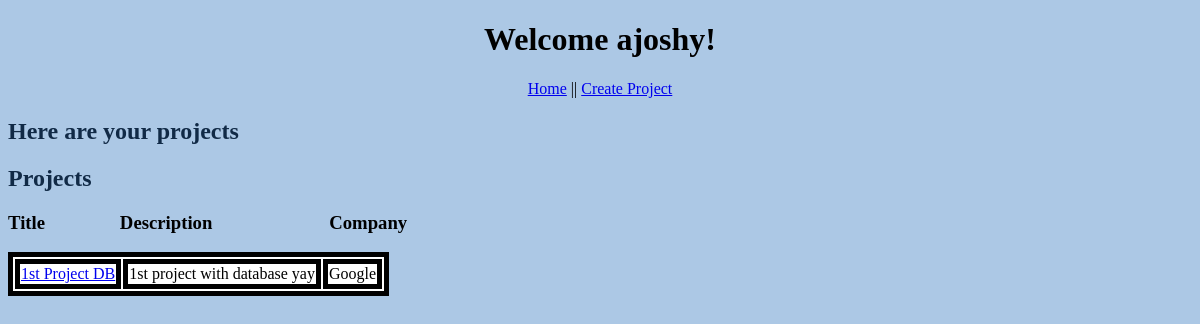
/notes, run on an earlier commit of the app's database.
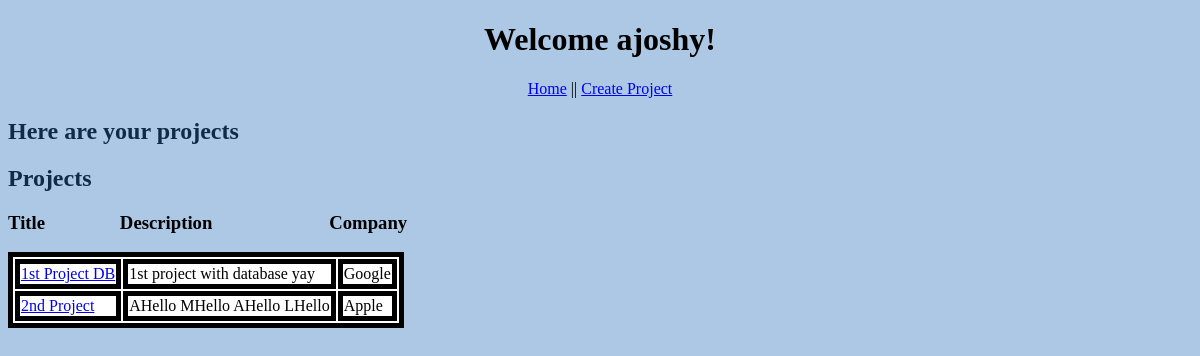
And on a later commit of the database.
### models.py (models this page shows, shortened)
class User(db.Model):
    id = db.Column('id', db.Integer, primary_key = True)
    username = db.Column('username', db.String(20))
    email = db.Column('email', db.String(50))
    password = db.Column('password', db.String(30))

class Project(db.Model):
    id = db.Column('id', db.Integer, primary_key = True)
    title = db.Column('title', db.String(200))
    detail = db.Column('detail', db.String(1000))
    company_name = db.Column('company_name', db.String(100))

### app.py (the view)
@app.route('/')
@app.route('/index')
@app.route('/notes') # can delete this later if needed
def index():
    a_user = db.session.query(User).filter_by(email='ajoshy@uncc.edu').one()
    projects = db.session.query(Project).all()
    return render_template('index.html',user=a_user,user_projects=projects)

### templates/index.html (shortened to what this page needs)
<!DOCTYPE html>
<html lang="en">
    <head>
        <link rel="stylesheet" href="{{ url_for('static', filename='main.css')}}">
    </head>
    <body>
        <h1>Welcome {{user.username}}!</h1>
        <nav>
            <a href="{{ url_for('index') }}">Home</a> ||
            <a href="{{ url_for('new_project') }}">Create Project</a>
        </nav>
        <h2>Here are your projects</h2>
        <h2>Projects</h2>
        <h3>
            Title&emsp;&emsp;&emsp;&emsp;Description
            &emsp;&emsp;&emsp;&emsp;&emsp;&emsp;Company
        </h3>
        <div class="box">
            <table class="insideBox">
                {% for project in user_projects %}
                <tr>
                    <td class="tableRow"><a href="{{ url_for('get_project', project_id=project.id) }}">{{project.title}}</a></td>
                    <td class="tableRow">{{project.detail}}</a></td>
                    <td class="tableRow">{{project.company_name}}</a></td>
                </tr>
                {% endfor %}
            </table>
        </div>
    </body>
</html>

### static/main.css (style rules this page uses)
h1 { color:black; text-align: center; }
h2 { color: #112A46; }
body { background:#ACC8E5; }
nav { text-align: center; }
.box { width: 100%; height: 500px; width: 25em; text-align: center; }
.insideBox { background-color: white; text-align: left; border: 5px solid; margin-bottom: 20px; }
.tableRow { border: 5px solid black; }

What changed in the data, as far as the page shows it:
added Project: title "2nd Project", detail "AHello MHello AHello LHello", company_name "Apple"
